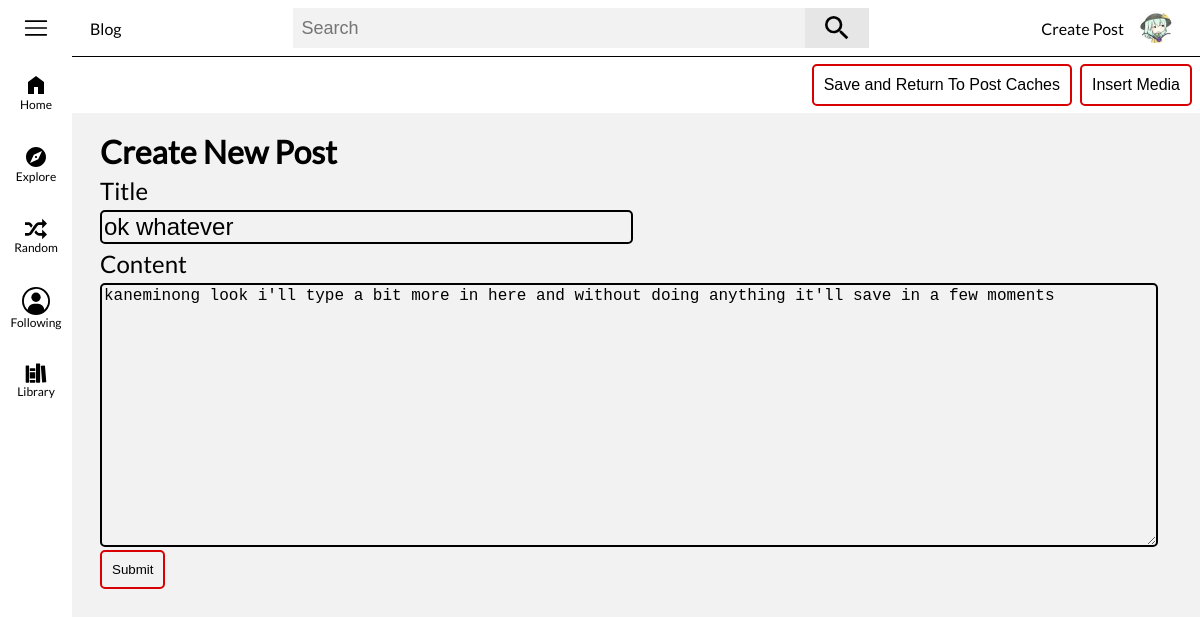
The app's page /post/new?post_cache_id=2 (signed in) with its own data.
### flaskblog/models.py (models this page shows)
class PostCache(db.Model):
	id = db.Column(db.Integer, primary_key=True)
	user_id = db.Column(db.Integer, db.ForeignKey('user.id'), nullable=False)
	post_id = db.Column(db.Integer, db.ForeignKey('post.id'), nullable=True)
	date_cached = db.Column(db.DateTime, nullable=False, default=datetime.utcnow)
	description = db.Column(db.Text, nullable=True)
	title = db.Column(db.String(100), default='', nullable=False)
	content = db.Column(db.Text, default='', nullable=False)

### flaskblog/posts/routes.py (the view, shortened to what this page needs)
@posts.route("/post/new", methods=["GET", "POST"])
@login_required
def new_post():
	post_form = PostForm()
	post_cache_id = request.args.get('post_cache_id')
	if post_cache_id:
		post_cache = PostCache.query.filter_by(id=post_cache_id, user_id=current_user.id).first()
		if not post_cache:
			abort(404)
	else:
		post_cache = PostCache(user_id=current_user.id, title="", content=f'{{{{{EMPTY_CODE}}}}}')
		db.session.add(post_cache)
		db.session.commit()
		return redirect(url_for('posts.new_post', post_cache_id=post_cache.id))
	if request.method == "GET":
		if post_cache:
			splinted = re.split('{{|}}', post_cache.content)
			for i, splint in enumerate(splinted):
				if splint == '':
					splinted.pop(i)
			for i, splint in enumerate(splinted):
				if splint == EMPTY_CODE:
					if len(splinted) > i + 1:
						if splinted[i+1] == EMPTY_CODE:
							splinted.pop(i+1)
			post_form.title.data = post_cache.title
			uploaded_media = Media.query.filter_by(user_id=current_user.id).order_by(Media.date_uploaded.desc())
			return render_template('create_post.html', title='New Post', post_cache_id=post_cache.id,
								   post_form=post_form, uploaded_media=uploaded_media, splinted=splinted)

### flaskblog/posts/forms.py
class PostForm(FlaskForm):
	title = StringField(validators=[DataRequired()])
	file = HiddenField()
	import_file = FileField(validators=[FileAllowed(['png', 'jpg', 'gif'])])
	add_empty = SubmitField()
	submit = SubmitField()

### flaskblog/main/forms.py
class SearchForm(FlaskForm):
    search_field = SearchField()

### flaskblog/main/routes.py (called while the page is built)
@main.app_context_processor
def inject_template_globals():
	if current_user.is_authenticated:
		image_file_2 = current_user.image_file
	else:
		image_file_2 = 'default.jpg'
	has_post_cache = False
	if current_user.is_authenticated:
		if PostCache.query.filter_by(user_id=current_user.id):
			has_post_cache = True
	return dict(image_file=url_for('static', filename=f'images/profile_pics/{image_file_2}'),
				search_form=SearchForm(), has_post_cache=has_post_cache)

### flaskblog/models.py (called while the page is built)
@login_manager.user_loader
def load_user(user_id):
	return User.query.get(user_id)

### flaskblog/templates/create_post.html (shortened to what this page needs)
{% extends "base.html" %}
{% block body %}
	<div id="main-body">
		<div id="create-post-nav">
			<button id="save-and-return-post-caches-button">Save and Return To Post Caches</button>
			<button id="create-post-insert-button" type="button">Insert Media</button>
		</div>
		<h1 style="margin-top: 56px;">Create New Post</h1>
		<form id="create-post-form" method="POST" enctype="multipart/form-data" action="{{ url_for('posts.new_post', post_cache_id=post_cache_id) }}">
			<div id="new-post-title">
				<label id="new-post-title-label">Title</label>
				{{ post_form.title(id="new-post-title-input") }}
			</div>
			<div id="new-post-content">
				<label id="new-post-content-label">Content</label>
				{% if splinted %}
					{% for text in splinted %}
						{% if is_media(text) == 'Yes' %}
							<div class="inserted-media-container">
								<div class="inserted-media-options-container">
									<button class="inserted-media-options-opener" type="button" style="display: none;">
										<svg xmlns="http://www.w3.org/2000/svg" width="24px" height="24px" preserveAspectRatio="xMidYMid meet" viewBox="0 0 16 16">
											<g fill="none" stroke="currentColor" stroke-linecap="round" stroke-linejoin="round" stroke-width="1.5">
												<circle cx="8" cy="2.5" r=".75"/>
												<circle cx="8" cy="8" r=".75"/>
												<circle cx="8" cy="13.5" r=".75"/>
											</g>
										</svg>
									</button>
									<div class="inserted-media-options" style="display: none;">
										<div class="inserted-media-size-container">
											<label>Size</label>
											<div>
												<input class="inserted-media-size-input" type="range" name="size-{{ loop.index }}" list="my-detents" value="{{ get_media_size(text) }}">
												<output class="inserted-media-size">{{ get_media_size(text) }}%</output>
											</div>
										</div>
										<button class="inserted-media-remove" type="button">
											<svg xmlns="http://www.w3.org/2000/svg" width="18px" height="18px" preserveAspectRatio="xMidYMid meet" viewBox="0 0 24 24">
												<path fill="currentColor" d="M19 4h-3.5l-1-1h-5l-1 1H5v2h14M6 19a2 2 0 0 0 2 2h8a2 2 0 0 0 2-2V7H6v12Z"/>
											</svg>
											<span>Remove Media</span>
										</button>
									</div>
								</div>
								<img class="inserted-media" style="width: {{ get_media_size(text) }}%;" src="{{ url_for('static', filename=rm_suffix(text)) }}">
								<input type="hidden" name="{{ loop.index }}" value="{{ rm_suffix(text) }}">
							</div>
							{% if splinted|length == loop.index %}
								{{ post_form.add_empty(id='add-textarea', value='Add Textarea') }}
							{% endif %}
						{% else %}
							<div class="textarea-container">
								{% if is_media(text) == 'Empty' %}
									<textarea class="create-post-textarea" name="{{ loop.index }}"></textarea>
								{% else %}
									<textarea class="create-post-textarea" name="{{ loop.index }}">{{ text }}</textarea>
								{% endif %}
							</div>
						{% endif %}
					{% endfor %}
				{% else %}
					{{ post_form.add_empty(id='add-textarea', value='+ Add Textarea') }}
				{% endif %}
			</div>
			{{ post_form.submit(id="new-post-submit-button") }}
		</form>
	</div>
{% endblock %}

### flaskblog/static/main.css (style rules this page uses)
[data-theme="light"] { --primary-color: #f2f2f2; --secondary-color: #fff; --tertiary-color: #e6e6e6; --color-sceme: #f00; --search-box: #f2f2f2; --side-menu-color: #e6e6e6; --primary-text: #000; --secondary-text: #aaa; --primary-icon: #000; }
body { margin: 0; padding: 0; background-color: var(--primary-color); font-family: 'Lato', sans-serif; }
p, h1, h2, h3, h4, h5, h6, span { color: var(--primary-text); margin: 0px; padding: 0px; }
button { cursor: pointer; margin: 0; padding: 0; }
input[type="submit"] { cursor: pointer; margin: 0; padding: 0; }
#search-input { height: 40px; width: 512px; padding: 0 8px; color: var(--primary-text); font-size: 18px; outline: none; background-color: var(--search-box); border: none; }
#main-body { display: flex; flex-direction: column; color: var(--primary-text); padding: 76px 50px 20px 100px; }
#create-post-nav { position: fixed; top: 56px; left: 72px; width: calc(100% - 72px); height: 56px; display: flex; align-items: center; justify-content: flex-end; background-color: var(--secondary-color); border-top: 1px solid var(--primary-text); }
#create-post-nav > * { margin-right: 8px; padding: 10px 10px; color: var(--primary-text); font-size: 16px; text-decoration: none; border-radius: 5px; background-color: transparent; border: 2px solid #d80000; }
#new-post-title-label { font-size: 24px; }
#new-post-content-label { font-size: 24px }
#new-post-title { display: flex; flex-direction: column; margin-top: 5px; }
#new-post-title-input { width: 50%; color: var(--primary-text); font-size: 24px; margin-top: 5px; border-radius: 5px; background-color: transparent; border: 2px solid var(--primary-text); }
#new-post-content { display: flex; flex-direction: column; margin-top: 5px; }
.create-post-textarea { height: 256px; width: 100%; margin-top: 5px; color: var(--primary-text); font-size: 16px; border-radius: 5px; background-color: transparent; border: 2px solid var(--primary-text); }
#new-post-submit-button { color: var(--primary-text); padding: 10px 10px; border-radius: 5px; background-color: transparent; border: 2px solid #d80000; }

### records on screen
PostCache: title "ok whatever", content "kaneminong look i'll type a bit more in here and without doing anything it'll save in a few moments"
